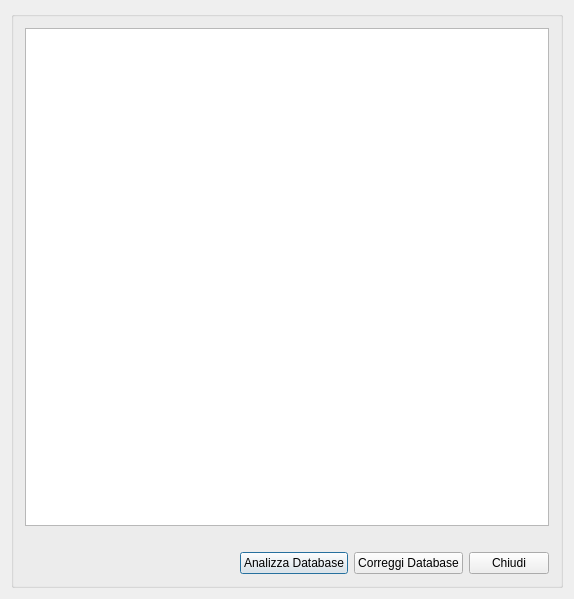
<?xml version="1.0" encoding="UTF-8"?>
<ui version="4.0">
 <class>check_database</class>
 <widget class="QDialog" name="check_database">
  <property name="geometry">
   <rect>
    <x>0</x>
    <y>0</y>
    <width>574</width>
    <height>599</height>
   </rect>
  </property>
  <property name="minimumSize">
   <size>
    <width>574</width>
    <height>599</height>
   </size>
  </property>
  <property name="maximumSize">
   <size>
    <width>574</width>
    <height>599</height>
   </size>
  </property>
  <property name="sizeIncrement">
   <size>
    <width>574</width>
    <height>599</height>
   </size>
  </property>
  <property name="baseSize">
   <size>
    <width>574</width>
    <height>599</height>
   </size>
  </property>
  <property name="windowTitle">
   <string>check_database</string>
  </property>
  <layout class="QGridLayout" name="gridLayout_2">
   <item row="0" column="1">
    <widget class="QGroupBox" name="groupBox">
     <property name="title">
      <string/>
     </property>
     <layout class="QGridLayout" name="gridLayout_3">
      <item row="0" column="0">
       <widget class="QTableView" name="tableView"/>
      </item>
      <item row="1" column="0">
       <layout class="QGridLayout" name="gridLayout">
        <item row="1" column="0">
         <spacer name="horizontalSpacer">
          <property name="orientation">
           <enum>Qt::Horizontal</enum>
          </property>
          <property name="sizeHint" stdset="0">
           <size>
            <width>175</width>
            <height>20</height>
           </size>
          </property>
         </spacer>
        </item>
        <item row="1" column="1">
         <widget class="QPushButton" name="analize_db">
          <property name="text">
           <string>Analizza Database</string>
          </property>
          <property name="icon">
           <iconset resource="../fabaria/fabaria.qrc">
            <normaloff>:/images/analizza.png</normaloff>:/images/analizza.png</iconset>
          </property>
         </widget>
        </item>
        <item row="1" column="2">
         <widget class="QPushButton" name="correct_db">
          <property name="text">
           <string>Correggi Database</string>
          </property>
          <property name="icon">
           <iconset resource="../fabaria/fabaria.qrc">
            <normaloff>:/images/ripristina.png</normaloff>:/images/ripristina.png</iconset>
          </property>
         </widget>
        </item>
        <item row="1" column="3">
         <widget class="QPushButton" name="chiudi">
          <property name="text">
           <string>Chiudi</string>
          </property>
          <property name="icon">
           <iconset resource="../fabaria/fabaria.qrc">
            <normaloff>:/images/dialog-close.png</normaloff>:/images/dialog-close.png</iconset>
          </property>
         </widget>
        </item>
        <item row="0" column="0" colspan="4">
         <widget class="QLabel" name="esito">
          <property name="text">
           <string/>
          </property>
         </widget>
        </item>
       </layout>
      </item>
     </layout>
    </widget>
   </item>
  </layout>
 </widget>
 <layoutdefault spacing="6" margin="11"/>
 <resources>
  <include location="../fabaria/fabaria.qrc"/>
 </resources>
 <connections/>
</ui>
